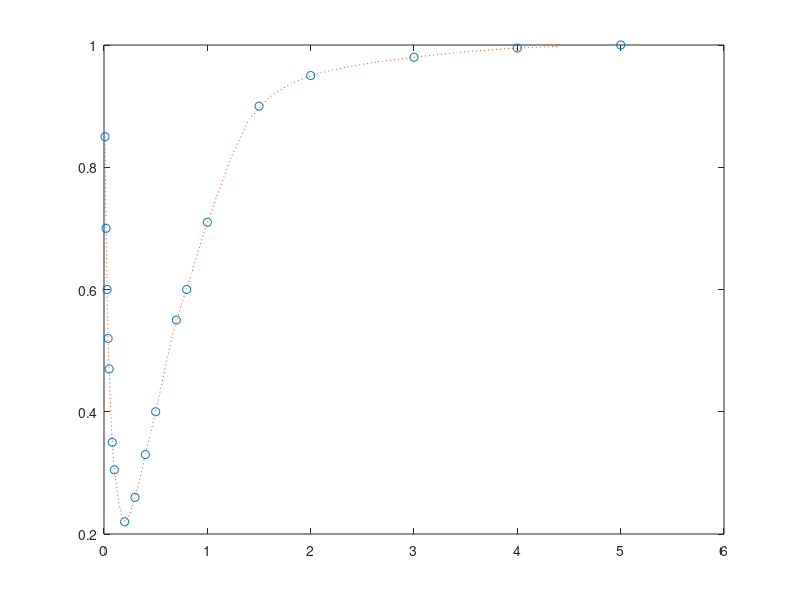

The MATLAB script that drew this image: (Note: this script raises an error after producing the figure.)
function fef = merv_12

D = [.01, .02, .03, .04, .05, .08, .1 , .2, .3, .4,.5, .7, .8, 1, 1.5, 2, 3, 4, 5]
eff= [.85, .7, .6, .52, .47, .35, .305, .22, .26, .33, .4, .55, .6, .71, .9, .95, .98, .995, 1];
D_ = logspace(log10(.01), log10(5), 50);
eff_ = interp1(D, eff, D_, 'pchip');
figure; plot(D, eff,'o',D_ ,eff_, ':'); logx; legend('merv 12')
fef.D = D_; fef.ef = eff_;


return